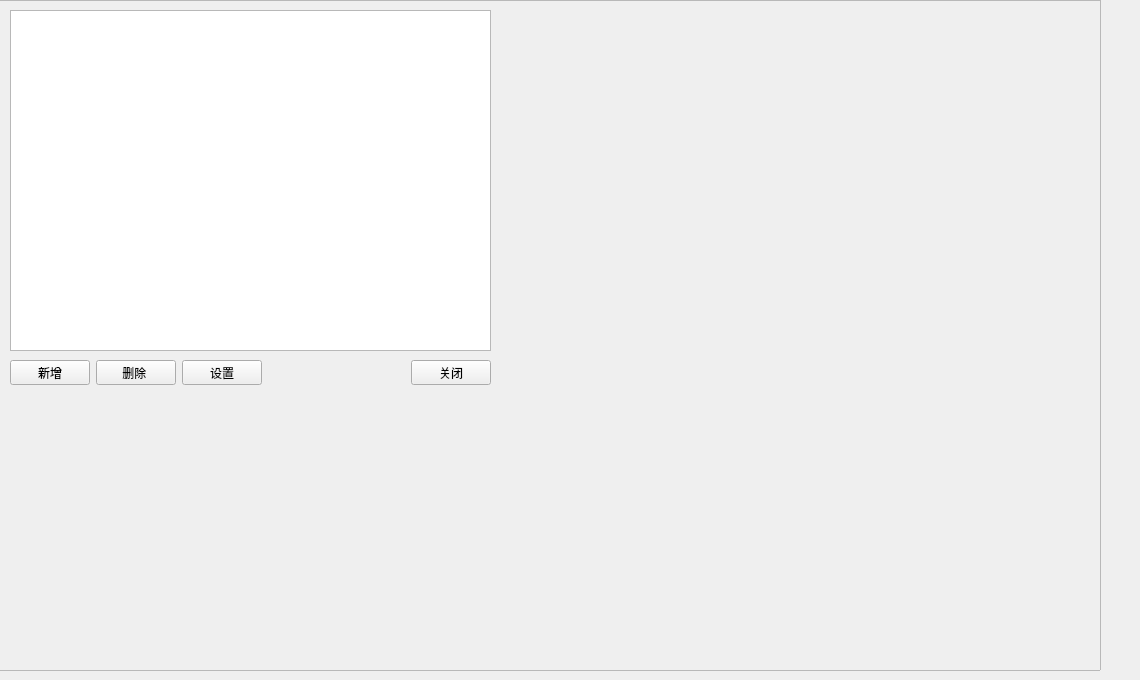
     <widget class="QWidget" name="AddRangeLimitPage">
      <widget class="QFrame" name="frame_5">
       <property name="geometry">
        <rect>
         <x>-30</x>
         <y>0</y>
         <width>1131</width>
         <height>671</height>
        </rect>
       </property>
       <property name="styleSheet">
        <string notr="true"/>
       </property>
       <property name="frameShape">
        <enum>QFrame::StyledPanel</enum>
       </property>
       <property name="frameShadow">
        <enum>QFrame::Raised</enum>
       </property>
       <widget class="QTableWidget" name="AddLimitTable">
        <property name="geometry">
         <rect>
          <x>40</x>
          <y>10</y>
          <width>481</width>
          <height>341</height>
         </rect>
        </property>
       </widget>
       <widget class="QWidget" name="layoutWidget">
        <property name="geometry">
         <rect>
          <x>40</x>
          <y>360</y>
          <width>481</width>
          <height>25</height>
         </rect>
        </property>
        <layout class="QHBoxLayout" name="horizontalLayout_36">
         <item>
          <widget class="QPushButton" name="AddNewAddrItem">
           <property name="text">
            <string>新增</string>
           </property>
          </widget>
         </item>
         <item>
          <widget class="QPushButton" name="DelAddrItemBtn">
           <property name="text">
            <string>删除 </string>
           </property>
          </widget>
         </item>
         <item>
          <widget class="QPushButton" name="ConfigAddrItem">
           <property name="text">
            <string>设置</string>
           </property>
          </widget>
         </item>
         <item>
          <spacer name="horizontalSpacer_57">
           <property name="orientation">
            <enum>Qt::Horizontal</enum>
           </property>
           <property name="sizeHint" stdset="0">
            <size>
             <width>40</width>
             <height>20</height>
            </size>
           </property>
          </spacer>
         </item>
         <item>
          <widget class="QPushButton" name="CloseAddrTableBtn">
           <property name="text">
            <string>关闭</string>
           </property>
          </widget>
         </item>
        </layout>
       </widget>
      </widget>
     </widget>
